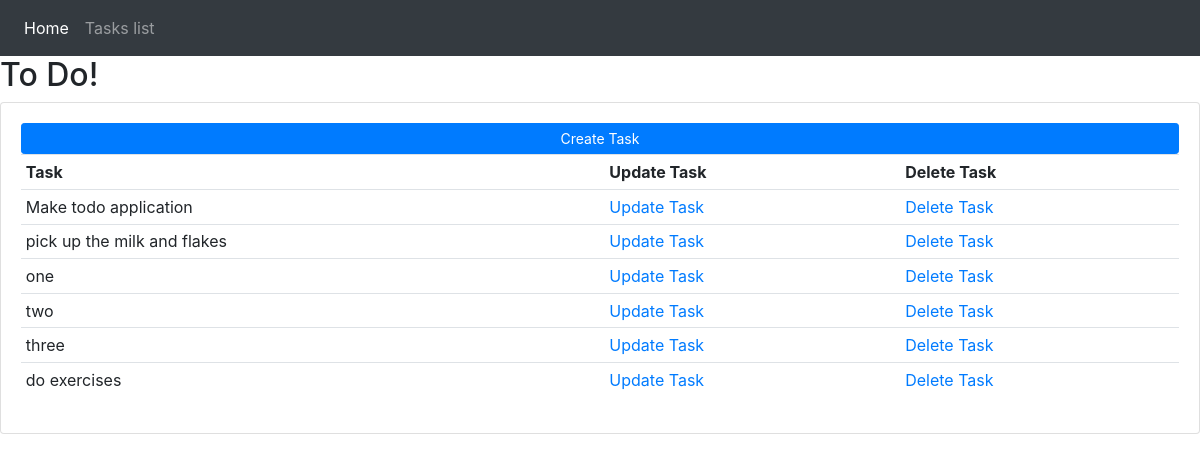
The page /tasks/ on the database as committed earlier.
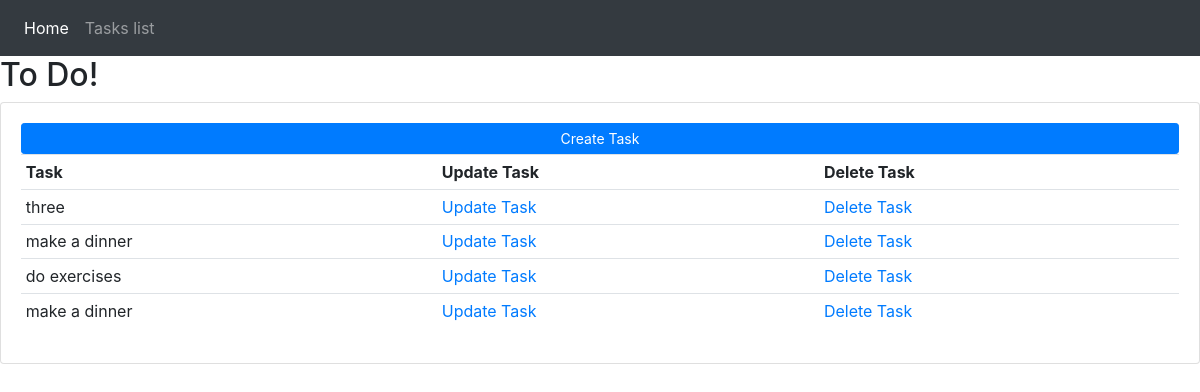
The same page on the database as committed later.
### tasks/models.py (models this page shows, shortened)
class Task(models.Model):
    title = models.CharField(max_length=200)
    date = models.DateTimeField(auto_now_add=True)
    complete = models.BooleanField(default=False)

### tasks/views.py (the view)
# urls.py: path('tasks/', views.tasks_list, name='tasks-activity'),
def tasks_list(request):
    tasks = Task.objects.all()
    context = {'tasks': tasks}
    return render(request, 'tasks/activity.html', context)

### tasks/templates/tasks/activity.html
{% extends "tasks/base.html" %}
{% block content %}
    <h2>
        To Do!
    </h2>
        <div class="card card-body">
            <a class="btn btn-primary btn-sm btn-block" href="{% url 'task-create' %}">Create Task</a>
            <table class="table table-sm">
                <tr>
                    <th>Task</th>
                    <th>Update Task</th>
                    <th>Delete Task</th>
                </tr>
            {% for task in tasks %}
                <tr>
                    {% if task.complete == True %}
                        <td><strike>{{task.title}}</strike></td>
                    {% else %}
                        <td>{{task.title}}</td>
                    {% endif %}
                    <td><a href="{% url 'tasks-edit' task.id %}">Update Task</a></td>
                    <td><a href="{% url 'tasks-task-delete' task.id %}">Delete Task</a></td>
                </tr>
             {% endfor %}
            </table>
        </div>
{% endblock content %}

### tasks/templates/tasks/base.html (shortened to what this page needs)
<!DOCTYPE html>
<html lang="en">
<head>
    <link rel="stylesheet" href="https://stackpath.bootstrapcdn.com/bootstrap/4.3.1/css/bootstrap.min.css">
</head>
<body>
    {% include 'tasks/navbar.html' %}
    {% block content %}{% endblock %}
</body>
</html>

### tasks/templates/tasks/navbar.html (shortened to what this page needs)
<nav class="navbar navbar-expand-lg navbar-dark bg-dark">
    <div class="collapse navbar-collapse" id="navbarNav">
        <ul class="navbar-nav">
            <li class="nav-item active">
                <a class="nav-link" href="{% url 'tasks-home' %}">Home</a>
            </li>
            <li class="nav-item">
                <a class="nav-link" href="{% url 'tasks-activity' %}">Tasks list</a>
            </li>
        </ul>
    </div>
</nav>

Rows that differ between the two databases and show on the page:
removed Task: title "Make todo application"
removed Task: title "pick up the milk and flakes"
removed Task: title "one"
removed Task: title "two"
added Task: title "make a dinner"
added Task: title "make a dinner"
